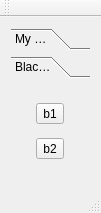
<?xml version="1.0" encoding="UTF-8"?>
<ui version="4.0">
 <class>MainWindow</class>
 <widget class="QMainWindow" name="MainWindow">
  <property name="geometry">
   <rect>
    <x>0</x>
    <y>0</y>
    <width>101</width>
    <height>213</height>
   </rect>
  </property>
  <property name="windowTitle">
   <string>MainWindow</string>
  </property>
  <widget class="QWidget" name="centralWidget">
   <layout class="QGridLayout" name="gridLayout">
    <item row="0" column="0">
     <widget class="QToolBox" name="toolBox">
      <property name="currentIndex">
       <number>1</number>
      </property>
      <widget class="QWidget" name="page">
       <property name="geometry">
        <rect>
         <x>0</x>
         <y>0</y>
         <width>83</width>
         <height>73</height>
        </rect>
       </property>
       <attribute name="label">
        <string>My Friends</string>
       </attribute>
       <layout class="QGridLayout" name="gridLayout_3">
        <item row="0" column="0">
         <widget class="QToolButton" name="toolButton_3">
          <property name="text">
           <string>sans</string>
          </property>
          <property name="icon">
           <iconset resource="res.qrc">
            <normaloff>:/img/38.gif</normaloff>:/img/38.gif</iconset>
          </property>
         </widget>
        </item>
        <item row="1" column="0">
         <widget class="QToolButton" name="toolButton_2">
          <property name="text">
           <string>sanye</string>
          </property>
          <property name="icon">
           <iconset resource="res.qrc">
            <normaloff>:/img/39.gif</normaloff>:/img/39.gif</iconset>
          </property>
         </widget>
        </item>
       </layout>
      </widget>
      <widget class="QWidget" name="page_2">
       <property name="geometry">
        <rect>
         <x>0</x>
         <y>0</y>
         <width>83</width>
         <height>73</height>
        </rect>
       </property>
       <attribute name="label">
        <string>Black List</string>
       </attribute>
       <layout class="QGridLayout" name="gridLayout_2">
        <item row="0" column="0">
         <widget class="QToolButton" name="toolButton_4">
          <property name="text">
           <string>b1</string>
          </property>
          <property name="icon">
           <iconset resource="res.qrc">
            <normaloff>:/img/49.gif</normaloff>:/img/49.gif</iconset>
          </property>
         </widget>
        </item>
        <item row="1" column="0">
         <widget class="QToolButton" name="toolButton_5">
          <property name="text">
           <string>b2</string>
          </property>
          <property name="icon">
           <iconset resource="res.qrc">
            <normaloff>:/img/50.gif</normaloff>:/img/50.gif</iconset>
          </property>
         </widget>
        </item>
       </layout>
      </widget>
     </widget>
    </item>
   </layout>
  </widget>
  <widget class="QMenuBar" name="menuBar">
   <property name="geometry">
    <rect>
     <x>0</x>
     <y>0</y>
     <width>101</width>
     <height>25</height>
    </rect>
   </property>
  </widget>
  <widget class="QToolBar" name="mainToolBar">
   <attribute name="toolBarArea">
    <enum>TopToolBarArea</enum>
   </attribute>
   <attribute name="toolBarBreak">
    <bool>false</bool>
   </attribute>
  </widget>
  <widget class="QStatusBar" name="statusBar"/>
 </widget>
 <layoutdefault spacing="6" margin="11"/>
 <resources>
  <include location="res.qrc"/>
 </resources>
 <connections/>
</ui>
